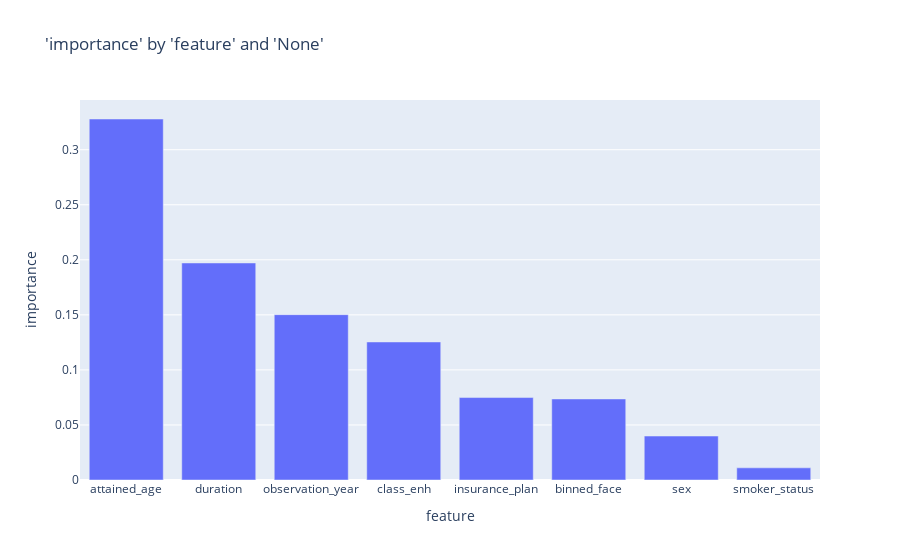

Notebook code for this chart:
### Code cell
charters.chart(
    df=importance, x_axis="feature", y_axis="importance", type="bar", y_sort=True
)

### Figure 1 — Plotly figure (JSON) as saved in the notebook; plotly's stock layout.template omitted (floating-point values rounded to 4 significant figures)
{"data": [{"alignmentgroup": "True", "hovertemplate": "feature=%{x}<br>importance=%{y}<extra></extra>", "legendgroup": "", "marker": {"color": "#636efa", "pattern": {"shape": ""}}, "name": "", "offsetgroup": "", "orientation": "v", "showlegend": false, "textposition": "auto", "type": "bar", "x": ["attained_age", "duration", "observation_year", "class_enh", "insurance_plan", "binned_face", "sex", "smoker_status"], "xaxis": "x", "y": [0.3279, 0.1971, 0.1502, 0.1254, 0.07488, 0.07361, 0.03993, 0.01105], "yaxis": "y"}], "layout": {"autosize": true, "barmode": "relative", "legend": {"tracegroupgap": 0}, "title": {"text": "'importance' by 'feature' and 'None'"}, "xaxis": {"anchor": "y", "autorange": true, "domain": [0, 1], "range": [-0.5, 7.5], "title": {"text": "feature"}, "type": "category"}, "yaxis": {"anchor": "x", "autorange": true, "domain": [0, 1], "range": [0, 0.3451], "title": {"text": "importance"}, "type": "linear"}}}
